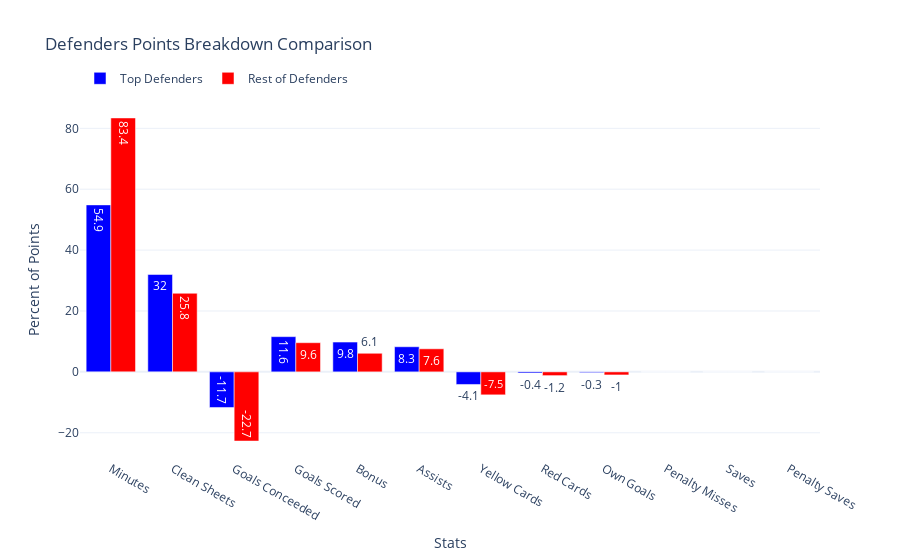

This figure's notebook cell:
### Markdown cell above
#### 2.2 Defenders

### Code cell
trace1 = go.Bar(
    x=top_def_percent.index,
    y=top_def_percent.values,
    name='Top Defenders',
    marker_color='blue',
    text=top_def_percent.values.round(1)
)

trace2 = go.Bar(
    x=rest_def_percent.index,
    y=rest_def_percent.values,
    name='Rest of Defenders',
    marker_color='red',
    text=rest_def_percent.values.round(1)
)

fig = go.Figure(data=[trace1, trace2])

fig.update_layout(
    barmode='group',
    title_text='Defenders Points Breakdown Comparison',
    xaxis_title='Stats',
    yaxis_title='Percent of Points',
    legend={'orientation': 'h', 'yanchor': 'top', 'y': 10},
    template='plotly_white'
)

fig.show()

### Figure 1 — Plotly figure (JSON) as saved in the notebook; plotly's stock layout.template omitted (floating-point values rounded to 4 significant figures)
{"data": [{"marker": {"color": "blue"}, "name": "Top Defenders", "text": [54.9, 32, -11.7, 11.6, 9.8, 8.3, -4.1, -0.4, -0.3, 0, 0, 0], "type": "bar", "x": ["Minutes", "Clean Sheets", "Goals Conceeded", "Goals Scored", "Bonus", "Assists", "Yellow Cards", "Red Cards", "Own Goals", "Penalty Misses", "Saves", "Penalty Saves"], "y": [54.85, 31.99, -11.7, 11.57, 9.801, 8.252, -4.142, -0.3794, -0.2529, 0, 0, 0]}, {"marker": {"color": "red"}, "name": "Rest of Defenders", "text": [83.4, 25.8, -22.7, 9.6, 7.6, -7.5, 6.1, -1.2, -1, 0, 0, 0], "type": "bar", "x": ["Minutes", "Clean Sheets", "Goals Conceeded", "Goals Scored", "Assists", "Yellow Cards", "Bonus", "Red Cards", "Own Goals", "Penalty Misses", "Saves", "Penalty Saves"], "y": [83.41, 25.82, -22.72, 9.584, 7.579, -7.547, 6.112, -1.222, -1.011, 0, 0, 0]}], "layout": {"barmode": "group", "legend": {"orientation": "h", "y": 10, "yanchor": "top"}, "title": {"text": "Defenders Points Breakdown Comparison"}, "xaxis": {"title": {"text": "Stats"}}, "yaxis": {"title": {"text": "Percent of Points"}}}}
